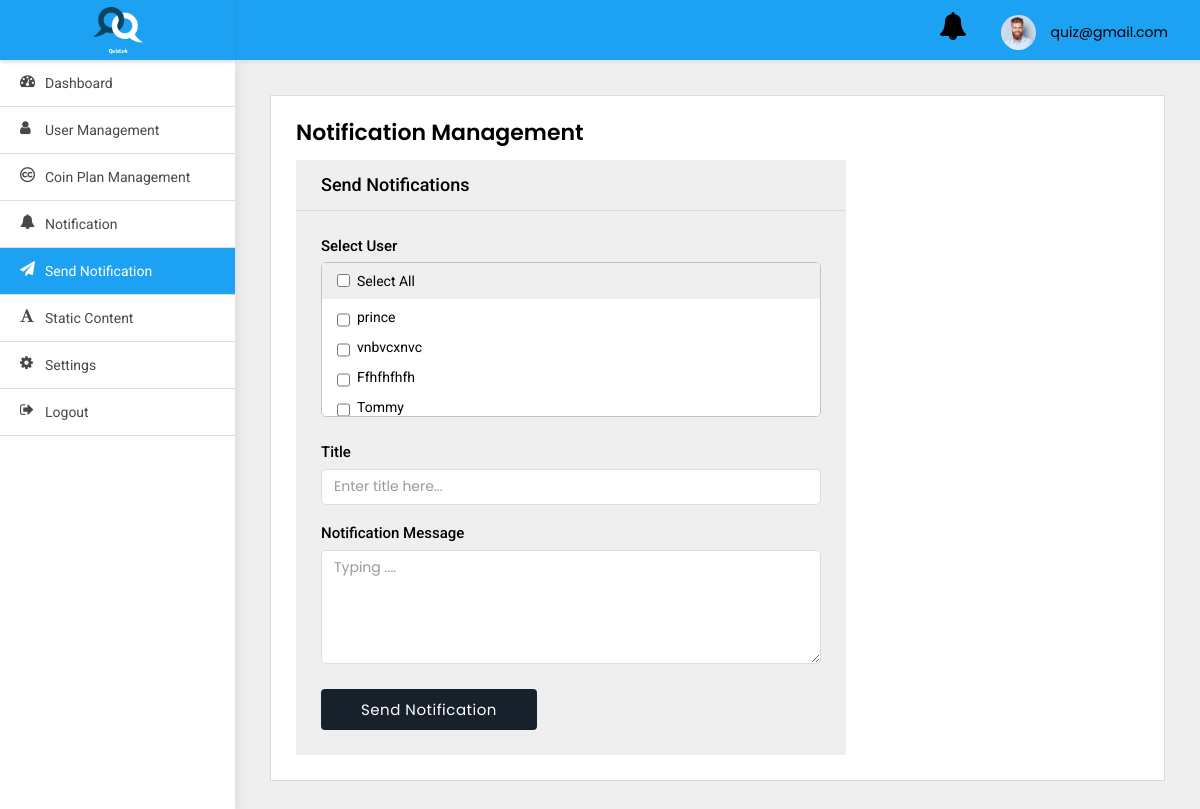
The page /adminpanel/send-notification/ (signed in) on the database as committed earlier.
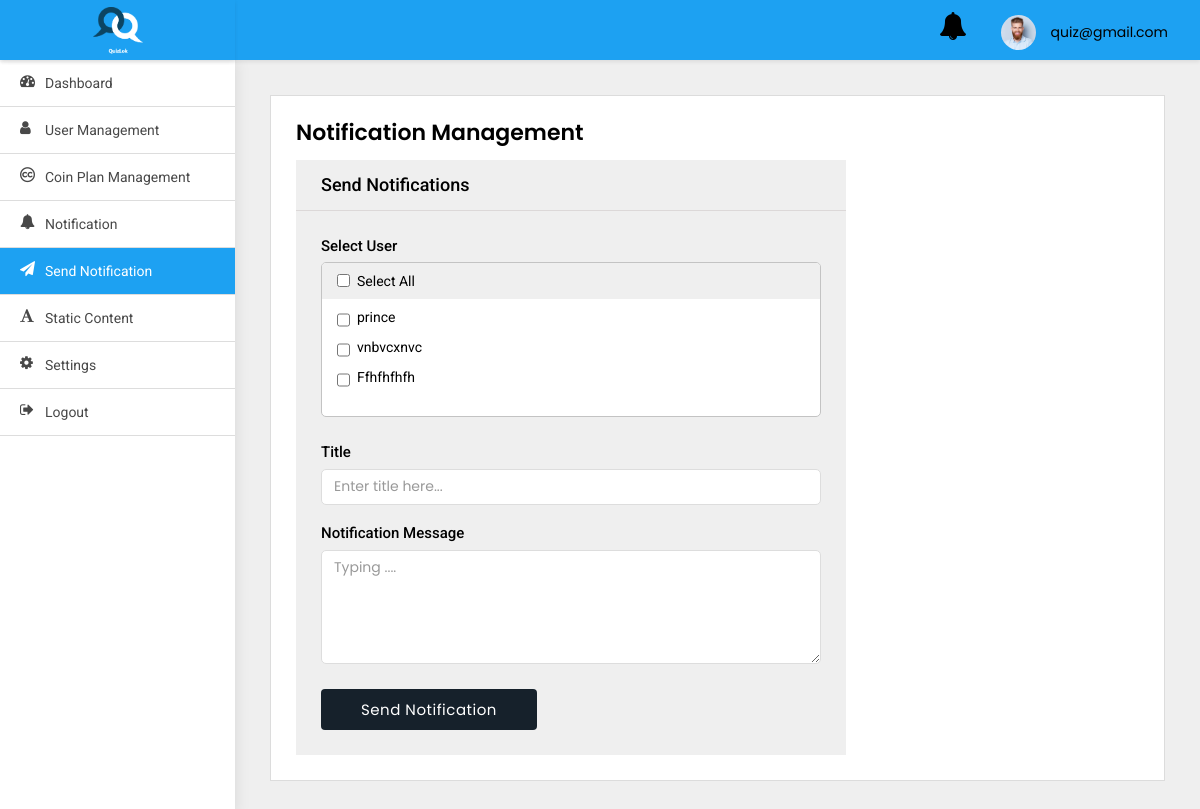
The same page on the database as committed later.
### src/models.py (models this page shows)
class AppUser(models.Model):
    username = models.CharField(default='first name', max_length=100)
    country_code = models.CharField(default='+91', max_length=10)
    phone_number = models.CharField(default='', max_length=13)
    password = models.CharField(default='123456', max_length=100)
    profile_pic = models.ImageField(default='default_profile.png', null=True, blank=True)
    device_token = models.CharField(default='', max_length=2000)
    created_at = models.DateTimeField(auto_now_add=True)

### adminpanel/views.py (the view, shortened to what this page needs)
# urls.py: path('send-notification/', SendNotification.as_view(),
class SendNotification(LoginRequiredMixin, View):
    model = UserNotification
    form_class = UserNotificationForm
    login_url = 'adminpanel:login'
    def get(self, request, *args, **kwargs):
        users = AppUser.objects.all()
        context = {
            "users": users
        }
        return render(self.request, 'send-notification.html', context)

### adminpanel/templates/send-notification.html (shortened to what this page needs)
{% extends 'base.html' %}
{% block body %}
<div class="WrapperArea">
    <div class="WrapperBox">
        <div class="Small-Wrapper">
            <h4 class="Title">Notification Management</h4>
            <div class="NotificationArea">
                <div class="NotificationForm">
                    <h4>Send Notifications</h4>
                    <form method="post">
                        <div class="form-group">
                            <label>Select User</label>
                            <ul class="Multiple" id="table">
                                <li><label><input type="checkbox" id="selectAll" class="main">Select All</label></li>
                                {% for user in users %}
                                <li><label><input class="checkbox" type="checkbox" name="to" id="checkbox"
                                                  value="{{user.id}}">{{user.username}}</label>
                                </li>
                                {% endfor %}
                            </ul>
                        </div>
                        <div class="form-group">
                            <label>Title</label>
                            <input type="text" class="form-control desc" id="title" name="title" placeholder="Enter title here...">
                            <br>
                            <label>Notification Message</label>
                            <textarea rows="5" class="form-control desc" placeholder="Typing ...."
                                      id="message" name="body"></textarea>
                        </div>
                        <button id="send" class="btn btn-info" onclick="bulkNotification()"><span id="send_btn">Send Notification</span>
                        </button>
                    </form>
                </div>
            </div>
        </div>
    </div>
</div>
{% endblock body %}

Rows that differ between the two databases and show on the page:
removed AppUser: username "Tommy"
